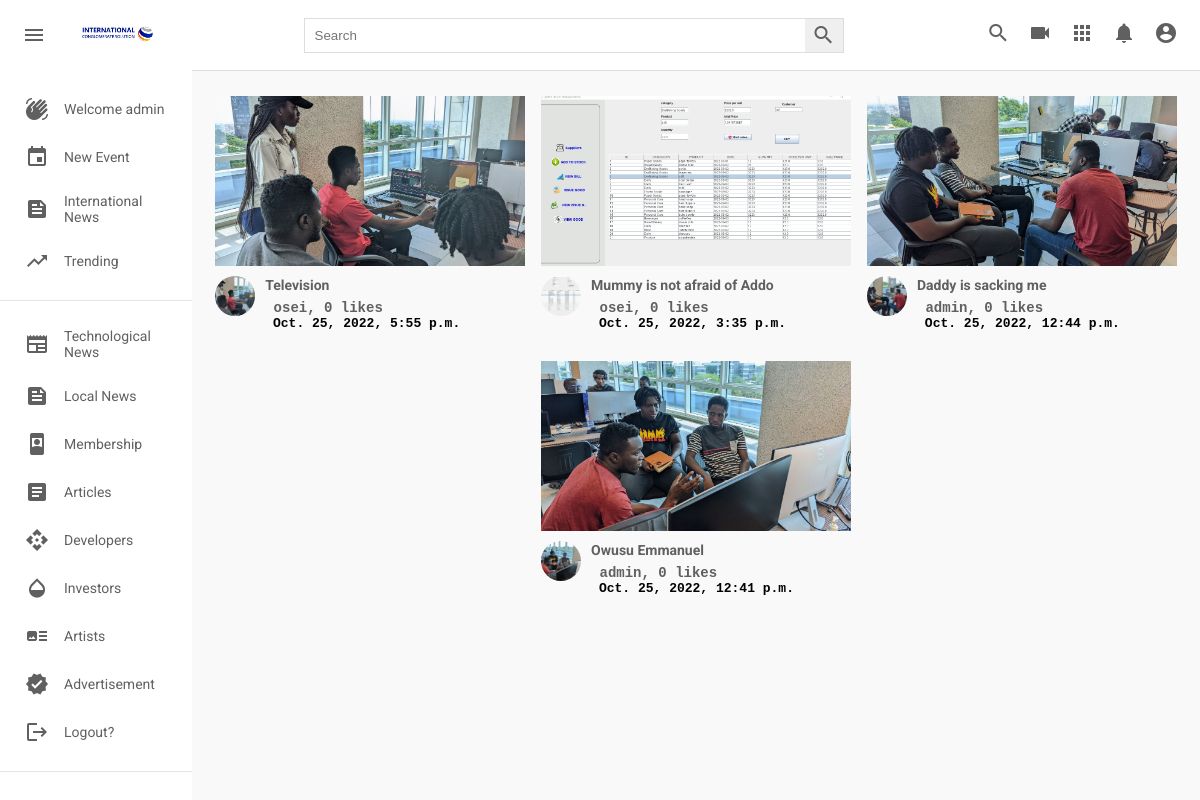
Page / (signed in) on the earlier database version.
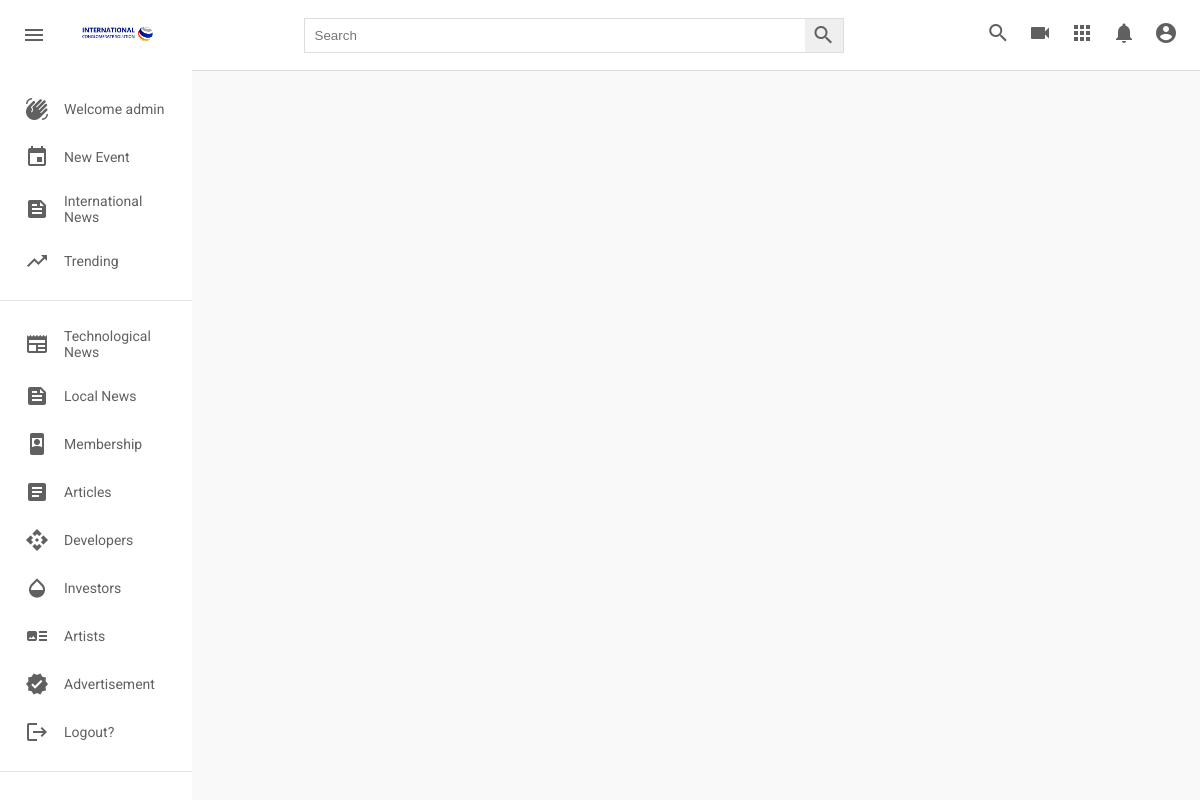
Same page on the later database version.
### post/models.py (models this page shows, shortened)
class Post(models.Model):
    title = models.CharField(max_length=500, verbose_name="title", blank=True)
    picture = models.ImageField(upload_to=user_directory_path, verbose_name="Picture", null=True)
    caption = models.CharField(max_length=500000, verbose_name="Caption")
    posted = models.DateTimeField(auto_now_add=True)
    tag = models.ManyToManyField(Tag, related_name="tags")
    user = models.ForeignKey(User, on_delete=models.CASCADE)
    likes = models.IntegerField(default=0)

### post/views.py (the view)
# urls.py: 2. Add a URL to urlpatterns:  path('', views.home, name='home')
def home(request):
    posts = Post.objects.all().order_by('-posted')
    context = {
        'post_items' :  posts
    }
    return render(request, "home.html", context)

### templates/home.html (shortened to what this page needs)
{% extends 'base.html' %}
{% load static %}
   {% block content %}
      <div class="videos">
        <div class="videos__container">
          {% for post in post_items %}
          <div class="video">
            <div class="video__thumbnail">
              <a href="{% url 'detailed_page' post.id %}"><img src="{{ post.picture.url }}" alt="" /></a>
            </div>
            <div class="video__details">
              <div class="author">
                <img
                  src="{{ post.picture.url }}"
                  alt=""
                />
              </div>
              <div class="title">
                <h3> <a href="{% url 'detailed_page' post.id %}"> {{post.title}}</a></h3>
                 <pre><b><a href="{% url 'detailed_page' post.id %}"> {{post.user.username}}, {{post.likes}} likes </a></b></pre>
                <pre> <b>{{post.posted}}</b></pre>
              </div>
            </div>
          </div>
          {% endfor %}
        </div>
      </div>
    </div>
   {% endblock content %}

### templates/base.html (shortened to what this page needs)
{% load static %}
<html lang="en">
  <head>
    <link rel="stylesheet" href={% static 'styles.css'%} />
  </head>
  <body>
    {% if user.is_authenticated %}
    <div class="header">
      <div class="header__left">
        <i id="menu" class="material-icons">menu</i>
        <img
          src={% static 'images/mainlogo.jpg'%}
          alt=""
        />
      </div>
      <div class="header__search">
        <form action="">
          <input type="text" placeholder="Search" />
          <button><i class="material-icons">search</i></button>
        </form>
      </div>
      <div class="header__icons">
        <i class="material-icons display-this">search</i>
        <i class="material-icons">videocam</i>
        <i class="material-icons">apps</i>
        <i class="material-icons">notifications</i>
        <a href="{% url 'profile' request.user.username %}"
        class="nav-item nav-link {% if request.user.username in request.path %}active{% endif %}">
        <i class="material-icons display-this">account_circle</i>
        </a>
      </div>
    </div>
    <div class="mainBody">
      <div class="sidebar">
        <div class="sidebar__categories">
          <div class="sidebar__category">
            <i class="material-icons">waving_hand</i>
            <span>Welcome {{ user.username }}</span>
          </div>
          <div class="sidebar__category">
            <i class="material-icons">event</i>
            <span><a style="text-decoration:none; color: rgb(96, 96, 96);" href="{% url 'newevent' %}">New Event</a></span>
          </div>
          <div class="sidebar__category">
            <i class="material-icons">feed</i>
            <span><a style="text-decoration:none; color: rgb(96, 96, 96);" href="{% url 'internationalnews' %}">International News</a></span>
          </div>
          <div class="sidebar__category">
            <i class="material-icons">trending_up</i>
            <span><a style="text-decoration:none; color: rgb(96, 96, 96);" href="{% url 'trending' %}">Trending</a></span>
          </div>
        </div>
        <hr />
        <div class="sidebar__categories">
          <div class="sidebar__category">
            <i class="material-icons">newspaper</i>
            <span>Technological News</span>
          </div>
          <div class="sidebar__category">
            <i class="material-icons">feed</i>
            <span>Local News</span>
          </div>
          <div class="sidebar__category">
            <i class="material-icons">remember_me</i>
            <span>Membership</span>
          </div>
          <div class="sidebar__category">
            <i class="material-icons">article</i>
            <span>Articles</span>
          </div>
          <div class="sidebar__category">
            <i class="material-icons">api</i>
            <span>Developers</span>
          </div>
          <div class="sidebar__category">
            <i class="material-icons">opacity</i>
            <span>Investors</span>
          </div>
          <div class="sidebar__category">
            <i class="material-icons">art_track</i>
            <span> Artists</span>
          </div>
          <div class="sidebar__category">
            <i class="material-icons">verified</i>
            <span>Advertisement</span>
          </div>
          <div class="sidebar__category">
            <i class="material-icons">logout</i>
            <span><a style="text-decoration:none; color: rgb(96, 96, 96);" href="{% url 'logout' %}">Logout?</a></span>
          </div>
        </div>
        <hr />
      </div>
      {% else %}
        <div class="alert alert-success" role="alert">
            <h3>Welcome!</h3>
            <a href="{% url 'register' %}">Signup</a>
            <a href="{% url 'login' %}">Login</a>
        </div>
      {% endif %}
    {% block content %}
    {% endblock content %}
  </body>
</html>

### static/styles.css (style rules this page uses)
* { margin: 0; padding: 0; box-sizing: border-box; }
body { font-family: 'Roboto', sans-serif; }
.material-icons { color: rgb(96, 96, 96); }
.header { display: flex; justify-content: space-between; align-items: center; height: 70px; padding: 15px; }
.header__left { display: flex; align-items: center; }
.header__left img { width: 100px; margin-left: 15px; }
.header i { padding: 0 7px; cursor: pointer; }
.header__search form { border: 1px solid #ddd; height: 35px; margin: 0; padding: 0; display: flex; }
.header__search input { width: 500px; padding: 10px; margin: 0; border-radius: 0; border: none; height: 100%; }
.header__search button { padding: 0; margin: 0; height: 100%; border: none; border-radius: 0; }
.mainBody { height: calc(100vh - 70px); display: flex; overflow: hidden; }
.sidebar { height: 100%; width: 230px; background-color: white; overflow-y: scroll; }
.sidebar__categories { width: 100%; display: flex; flex-direction: column; margin-bottom: 15px; margin-top: 15px; }
.sidebar__category { display: flex; align-items: center; padding: 12px 25px; }
.sidebar__category span { margin-left: 15px; }
hr { height: 1px; background-color: #e5e5e5; border: none; }
.videos { background-color: #f9f9f9; width: 100%; height: 100%; padding: 15px 15px; border-top: 1px solid #ddd; overflow-y: scroll; }
.title a, span { text-decoration: none; color: rgb(96, 96, 96); font-size: 14px; }
.detailPage_title a, span { text-decoration: none; color: rgb(96, 96, 96); font-size: 14px; }

Differences in the rows shown:
removed Post: picture (picture), title "Television", user.username "osei", likes "0", posted "Oct. 25, 2022, 5:55 p.m."
removed Post: picture (picture), title "Mummy is not afraid of Addo", user.username "osei", likes "0", posted "Oct. 25, 2022, 3:35 p.m."
removed Post: picture (picture), title "Daddy is sacking me", user.username "admin", likes "0", posted "Oct. 25, 2022, 12:44 p.m."
removed Post: picture (picture), title "Owusu Emmanuel", user.username "admin", likes "0", posted "Oct. 25, 2022, 12:41 p.m."
